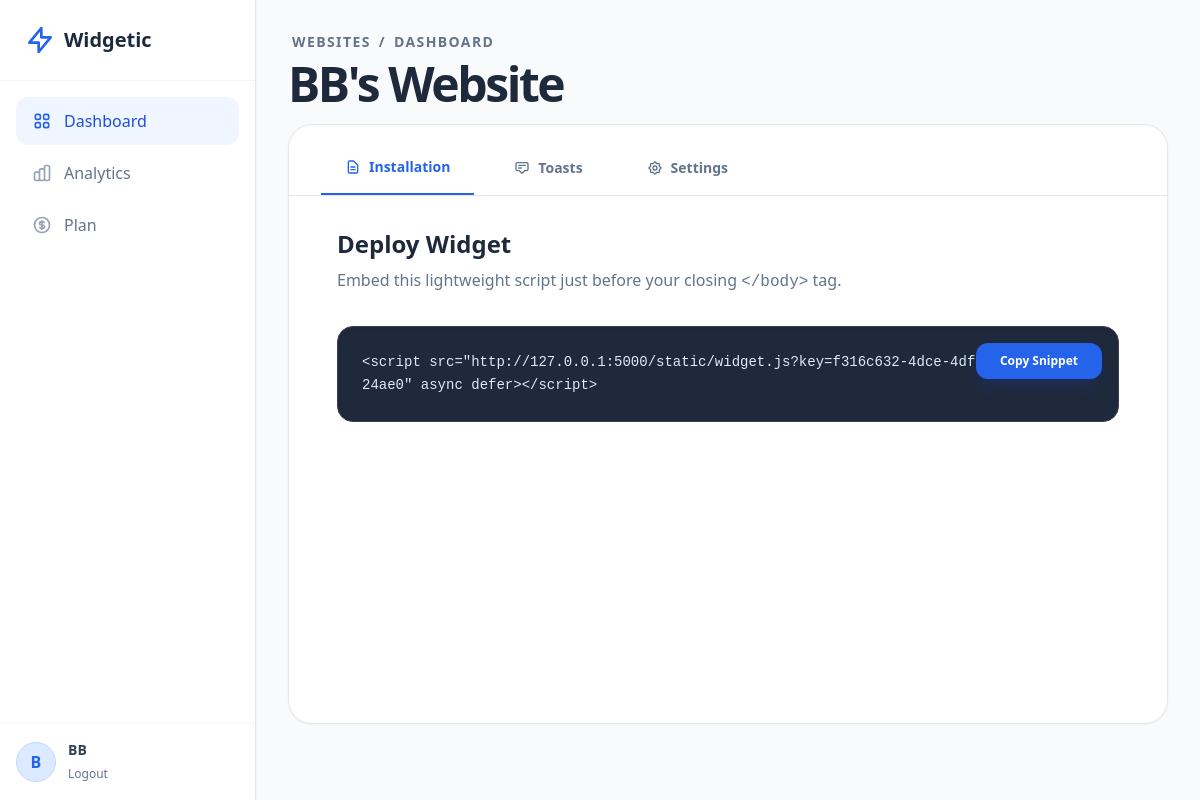
/website/b7f8d201-4792-438c-93b8-752e735d7f29 (signed in), run on the app's committed database.
### models.py (models this page shows)
class User(UserMixin, db.Model):
    id = db.Column(db.String(36), primary_key=True, default=lambda: str(uuid.uuid4()))
    email = db.Column(db.String(120), unique=True, nullable=False, index=True)
    password_hash = db.Column(db.String(128))
    name = db.Column(db.String(100))
    global_role = db.Column(db.Enum(GlobalRole), default=GlobalRole.USER)
    status = db.Column(db.Enum(UserStatus), default=UserStatus.ACTIVE)
    created_widgets = db.relationship('Widget', backref='creator', lazy=True, foreign_keys='Widget.created_by_id')
    created_at = db.Column(db.DateTime, default=datetime.utcnow)
    websites = db.relationship('WebsiteMember', backref='user', lazy=True)
    created_at = db.Column(db.DateTime, default=datetime.utcnow)
    updated_at = db.Column(db.DateTime, default=datetime.utcnow, onupdate=datetime.utcnow)

class Website(db.Model):
    id = db.Column(db.String(36), primary_key=True, default=lambda: str(uuid.uuid4()))
    public_key = db.Column(db.String(36), unique=True, default=lambda: str(uuid.uuid4()), index=True)
    name = db.Column(db.String(100), nullable=False)
    domain = db.Column(db.String(255)) # e.g., https://example.com
    created_at = db.Column(db.DateTime, default=datetime.utcnow)
    settings = db.Column(db.JSON, default={})
    max_widgets = db.Column(db.Integer, default=3)
    members = db.relationship('WebsiteMember', backref='website', lazy=True)
    widgets = db.relationship('Widget', backref='website', lazy=True)

### app.py (the view)
@app.route('/website/<website_id>')
@login_required
def website_detail(website_id):
    website = Website.query.get_or_404(website_id)
    member = WebsiteMember.query.filter_by(user_id=current_user.id, website_id=website.id).first()
    if not member and current_user.global_role != GlobalRole.SUPERADMIN:
        flash("Unauthorized")
        return redirect(url_for('dashboard'))
    search_query = request.args.get('search', '')
    filter_type = request.args.get('type', '')
    filter_status = request.args.get('status', '')
    query = Widget.query.filter_by(website_id=website.id)
    if search_query:
        query = query.filter(Widget.name.contains(search_query))
    if filter_type:
        query = query.filter(Widget.type == WidgetType(filter_type))
    if filter_status:
        query = query.filter(Widget.status == WidgetStatus(filter_status))
    widgets = query.order_by(Widget.created_at.desc()).all()
    total_views = sum(w.views for w in website.widgets)
    total_clicks = sum(w.clicks for w in website.widgets)
    ctr = (total_clicks / total_views * 100) if total_views > 0 else 0
    return render_template('dashboard/index.html',
                           website=website,
                           widgets=widgets,
                           total_views=total_views,
                           total_clicks=total_clicks,
                           ctr=ctr,
                           WidgetType=WidgetType,
                           WidgetStatus=WidgetStatus,
                           search_query=search_query,
                           filter_type=filter_type,
                           filter_status=filter_status)

### app.py (called while the page is built)
@login_manager.user_loader
def load_user(user_id):
    return User.query.get(user_id)

### templates/dashboard/index.html (shortened to what this page needs)
{% extends "base.html" %}
{% block content %}
<div class="max-w-6xl mx-auto">
    <div class="mb-4">
        <div class="flex items-center gap-2 text-sm text-slate-500 mb-2 font-bold uppercase tracking-widest px-1">
            <a href="{{ url_for('dashboard') }}" class="hover:text-blue-600 transition-colors">Websites</a>
            <span>/</span>
            <span>Dashboard</span>
        </div>
        <h1 class="text-5xl font-black text-slate-800 tracking-tighter">{{ website.name }}</h1>
    </div>
    <div class="bg-white rounded-3xl border border-gray-200 shadow-sm overflow-hidden min-h-[600px] flex flex-col">
        <div class="border-b border-gray-200 flex px-8 pt-4 gap-4">
            <button onclick="switchTab('installation')" id="tab-installation" class="tab-btn px-6 py-4 text-sm font-bold text-blue-600 border-b-2 border-blue-600 focus:outline-none transition-all hover:text-blue-700">
                <span class="flex items-center gap-2">
                    <svg class="w-4 h-4" fill="none" stroke="currentColor" viewBox="0 0 24 24"><path stroke-linecap="round" stroke-linejoin="round" stroke-width="2" d="M9 12h6m-6 4h6m2 5H7a2 2 0 01-2-2V5a2 2 0 012-2h5.586a1 1 0 01.707.293l5.414 5.414a1 1 0 01.293.707V19a2 2 0 01-2 2z"></path></svg>
                    Installation
                </span>
            </button>
            <button onclick="switchTab('toasts')" id="tab-toasts" class="tab-btn px-6 py-4 text-sm font-bold text-slate-500 hover:text-slate-800 focus:outline-none transition-all">
                 <span class="flex items-center gap-2">
                    <svg class="w-4 h-4" fill="none" stroke="currentColor" viewBox="0 0 24 24"><path stroke-linecap="round" stroke-linejoin="round" stroke-width="2" d="M7 8h10M7 12h4m1 8l-4-4H5a2 2 0 01-2-2V6a2 2 0 012-2h14a2 2 0 012 2v8a2 2 0 01-2 2h-3l-4 4z"></path></svg>
                    Toasts
                </span>
            </button>
             <button onclick="switchTab('settings')" id="tab-settings" class="tab-btn px-6 py-4 text-sm font-bold text-slate-500 hover:text-slate-800 focus:outline-none transition-all">
                <span class="flex items-center gap-2">
                    Settings
                </span>
            </button>
        </div>
        <div class="p-8 flex-1">
            <div id="content-installation" class="tab-content px-4">
                <h2 class="text-2xl font-bold text-slate-800 mb-2">Deploy Widget</h2>
                <p class="text-slate-500 mb-8 max-w-2xl font-medium">Embed this lightweight script just before your closing <code>&lt;/body&gt;</code> tag.</p>
                <div class="bg-slate-800 rounded-2xl p-6 border border-gray-700 group relative max-w-4xl shadow-inner">
                <pre class="text-blue-100 font-mono text-sm break-all whitespace-pre-wrap leading-relaxed">&lt;script src="http://127.0.0.1:5000/static/widget.js?key={{ website.public_key }}" async defer&gt;&lt;/script&gt;</pre>
                <button onclick="copyToClipboard('{{ website.public_key }}')" class="absolute top-4 right-4 bg-blue-600 hover:bg-blue-500 text-white text-xs px-6 py-2.5 rounded-xl transition-all font-bold shadow-lg shadow-blue-900/30">
                    Copy Snippet
                </button>
                </div>
            </div>
        </div>
    </div>
</div>
{% endblock %}

### templates/base.html (shortened to what this page needs)
<!DOCTYPE html>
<html lang="en">
<head>
    <script src="https://cdn.tailwindcss.com?plugins=forms,typography"></script>
</head>
<body class="bg-slate-50 text-slate-600 h-screen flex overflow-hidden">
    {% if current_user.is_authenticated %}
    <aside class="w-64 bg-white border-r border-gray-200 flex flex-col z-20 shadow-sm">
        <div class="p-6 border-b border-gray-100">
            <a href="{{ url_for('dashboard') }}" class="flex items-center gap-2 text-xl font-bold text-slate-800">
                <svg class="w-8 h-8 text-blue-600" width="32" height="32" fill="none" stroke="currentColor" viewBox="0 0 24 24">
                    <path stroke-linecap="round" stroke-linejoin="round" stroke-width="2" d="M13 10V3L4 14h7v7l9-11h-7z"></path>
                </svg>
                Widgetic
            </a>
        </div>
        <nav class="flex-grow p-4 space-y-1">
            <a href="{{ url_for('dashboard') }}" class="flex items-center gap-3 px-4 py-3 text-blue-700 bg-blue-50 rounded-xl hover:bg-blue-100 transition-all duration-200 group font-medium">
                <span>Dashboard</span>
            </a>
            {% if website and website.id %}
            <a href="{{ url_for('website_analytics', website_id=website.id) }}" class="flex items-center gap-3 px-4 py-3 text-slate-500 hover:text-blue-700 hover:bg-blue-50 rounded-xl transition-all duration-200 group font-medium">
                <span>Analytics</span>
            </a>
            <a href="{{ url_for('website_pricing', website_id=website.id) }}" class="flex items-center gap-3 px-4 py-3 text-slate-500 hover:text-blue-700 hover:bg-blue-50 rounded-xl transition-all duration-200 group font-medium">
                <span>Plan</span>
            </a>
            {% endif %}
        </nav>
        <div class="p-4 border-t border-gray-100">
            <div class="flex items-center gap-3">
                <div class="w-10 h-10 rounded-full bg-blue-100 flex items-center justify-center text-blue-600 font-bold border border-blue-200">
                    {{ current_user.name[0].upper() }}
                </div>
                <div class="overflow-hidden">
                    <p class="text-sm font-bold text-slate-700 truncate">{{ current_user.name }}</p>
                    <a href="{{ url_for('logout') }}" class="text-xs text-slate-500 hover:text-blue-600 transition-colors">Logout</a>
                </div>
            </div>
        </div>
    </aside>
    {% endif %}
    <main class="flex-1 flex flex-col overflow-hidden relative {% if not current_user.is_authenticated %} w-full {% endif %}">
        <div class="flex-1 overflow-auto bg-slate-50 p-6 md:p-8">
            {% block content %}{% endblock %}
        </div>
    </main>
</body>
</html>

### data on the page
User: name "B", name "BB"
Website: name "BB's Website", public_key "f316c632-4dce-4dfe-9a2b-fa0121324ae0"
